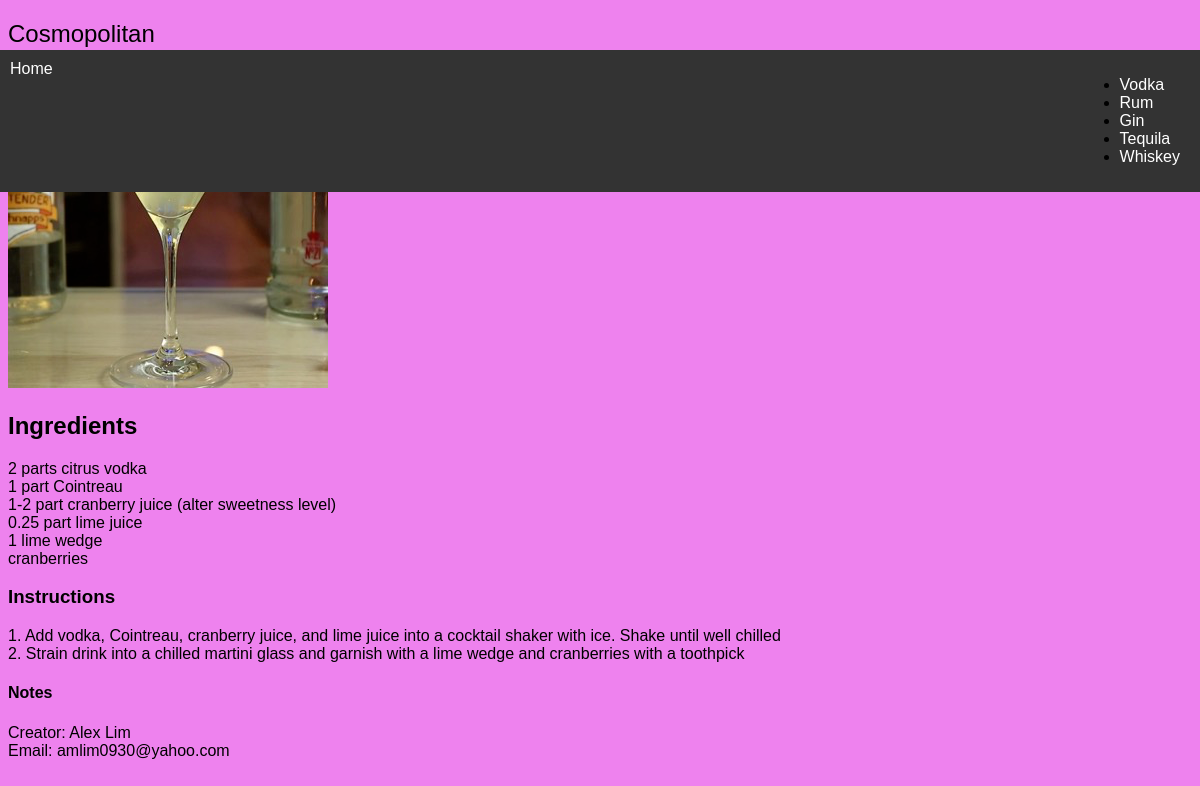
/vodka/vodka_display/2/, run on the app's committed database.
### cocktail_book/models.py (models this page shows)
class Vodka(models.Model):
    name = models.CharField(max_length=200)
    ingredients = models.TextField()
    instructions = models.TextField()
    notes = models.TextField()
    image = models.ImageField(upload_to='img/', default='')

### cocktail_book/views.py (the view)
# urls.py: path('vodka/vodka_display/<int:id>/', views.vodka_display, name='vodka_display'),
def vodka_display(request, id):
    vodka_entry = Vodka.objects.get(id=id)
    template = loader.get_template('vodka_display.html')
    context = {
        'vodka_entry': vodka_entry,
    }
    return HttpResponse(template.render(context, request))

### cocktail_book/templates/vodka_display.html (shortened to what this page needs)
{% extends 'base.html' %}
{% load static %}
{% block content %}
<section>
    <h1>{{vodka_entry.name}}</h1>
    <img src="{% static 'media/img/WhiteGummyBearMartiniThumb_Small_Small.png' %}">
    <h2>Ingredients</h2>
        <p>{{vodka_entry.ingredients|linebreaks }}</p>
    <h3>Instructions</h3>
        <p>{{vodka_entry.instructions|linebreaks }}</p>
    <h4>Notes</h4>
</section>
{% endblock %}

### cocktail_book/static/style.css (style rules this page uses)
body { background-color: #EE82EE; font-family: 'Lucida Sans', 'Lucida Sans Regular', 'Lucida Grande', 'Lucida Sans Unicode', Geneva, Verdana, sans-serif; }
h1 { font-family: 'Lucida Sans', 'Lucida Sans Regular', 'Lucida Grande', 'Lucida Sans Unicode', Geneva, Verdana, sans-serif; font-size: x-large; font-weight: 200; }
p { font-family: 'Lucida Sans', 'Lucida Sans Regular', 'Lucida Grande', 'Lucida Sans Unicode', Geneva, Verdana, sans-serif; }

### data on the page
Vodka: name "Cosmopolitan", ingredients "2 parts citrus vodka 1 part Cointreau 1-2 part cranberry juice (alter sweetness level) 0.25 part lime juice 1 lime wedge cranberries", instructions "1. Add vodka, Cointreau, cranberry juice, and lime juice into a cocktail shaker with ice. Shake until well chilled 2. Strain drink into a chilled martini glass and garnish with a lime wedge and cranberries with a toothpick"
